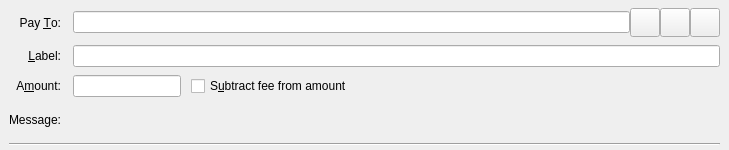
<?xml version="1.0" encoding="UTF-8"?>
<ui version="4.0">
 <class>SendCoinsEntry</class>
 <widget class="QStackedWidget" name="SendCoinsEntry">
  <property name="geometry">
   <rect>
    <x>0</x>
    <y>0</y>
    <width>729</width>
    <height>150</height>
   </rect>
  </property>
  <property name="focusPolicy">
   <enum>Qt::TabFocus</enum>
  </property>
  <property name="autoFillBackground">
   <bool>false</bool>
  </property>
  <widget class="QFrame" name="SendCoins">
   <property name="toolTip">
    <string>This is a normal payment.</string>
   </property>
   <property name="frameShape">
    <enum>QFrame::NoFrame</enum>
   </property>
   <layout class="QGridLayout" name="gridLayout">
    <property name="topMargin">
     <number>8</number>
    </property>
    <property name="bottomMargin">
     <number>4</number>
    </property>
    <property name="horizontalSpacing">
     <number>12</number>
    </property>
    <property name="verticalSpacing">
     <number>8</number>
    </property>
    <item row="0" column="0">
     <widget class="QLabel" name="payToLabel">
      <property name="text">
       <string>Pay &amp;To:</string>
      </property>
      <property name="alignment">
       <set>Qt::AlignRight|Qt::AlignTrailing|Qt::AlignVCenter</set>
      </property>
      <property name="buddy">
       <cstring>payTo</cstring>
      </property>
     </widget>
    </item>
    <item row="3" column="1">
     <widget class="QLabel" name="messageTextLabel">
      <property name="toolTip">
       <string>A message that was attached to the rocketcoin: URI which will be stored with the transaction for your reference. Note: This message will not be sent over the Rocketcoin network.</string>
      </property>
      <property name="textFormat">
       <enum>Qt::PlainText</enum>
      </property>
     </widget>
    </item>
    <item row="4" column="0" colspan="2">
     <widget class="Line" name="line">
      <property name="orientation">
       <enum>Qt::Horizontal</enum>
      </property>
     </widget>
    </item>
    <item row="3" column="0">
     <widget class="QLabel" name="messageLabel">
      <property name="text">
       <string>Message:</string>
      </property>
      <property name="alignment">
       <set>Qt::AlignRight|Qt::AlignTrailing|Qt::AlignVCenter</set>
      </property>
     </widget>
    </item>
    <item row="1" column="1">
     <widget class="QLineEdit" name="addAsLabel">
      <property name="toolTip">
       <string>Enter a label for this address to add it to the list of used addresses</string>
      </property>
     </widget>
    </item>
    <item row="2" column="1">
     <layout class="QHBoxLayout" name="horizontalLayoutAmount" stretch="0,0,1">
      <item>
       <widget class="BitcoinAmountField" name="payAmount"/>
      </item>
      <item>
       <spacer name="horizontalSpacer">
        <property name="orientation">
         <enum>Qt::Horizontal</enum>
        </property>
        <property name="sizeHint" stdset="0">
         <size>
          <width>10</width>
          <height>20</height>
         </size>
        </property>
       </spacer>
      </item>
      <item>
       <widget class="QCheckBox" name="checkboxSubtractFeeFromAmount">
        <property name="toolTip">
         <string>The fee will be deducted from the amount being sent. The recipient will receive less rocketcoins than you enter in the amount field. If multiple recipients are selected, the fee is split equally.</string>
        </property>
        <property name="text">
         <string>S&amp;ubtract fee from amount</string>
        </property>
       </widget>
      </item>
     </layout>
    </item>
    <item row="0" column="1">
     <layout class="QHBoxLayout" name="payToLayout">
      <property name="spacing">
       <number>0</number>
      </property>
      <item>
       <widget class="QValidatedLineEdit" name="payTo">
        <property name="toolTip">
         <string>The Rocketcoin address to send the payment to</string>
        </property>
       </widget>
      </item>
      <item>
       <widget class="QToolButton" name="addressBookButton">
        <property name="toolTip">
         <string>Choose previously used address</string>
        </property>
        <property name="text">
         <string/>
        </property>
        <property name="icon">
         <iconset resource="../bitcoin.qrc">
          <normaloff>:/icons/address-book</normaloff>:/icons/address-book</iconset>
        </property>
        <property name="iconSize">
         <size>
          <width>22</width>
          <height>22</height>
         </size>
        </property>
        <property name="shortcut">
         <string>Alt+A</string>
        </property>
       </widget>
      </item>
      <item>
       <widget class="QToolButton" name="pasteButton">
        <property name="toolTip">
         <string>Paste address from clipboard</string>
        </property>
        <property name="text">
         <string/>
        </property>
        <property name="icon">
         <iconset resource="../bitcoin.qrc">
          <normaloff>:/icons/editpaste</normaloff>:/icons/editpaste</iconset>
        </property>
        <property name="iconSize">
         <size>
          <width>22</width>
          <height>22</height>
         </size>
        </property>
        <property name="shortcut">
         <string>Alt+P</string>
        </property>
       </widget>
      </item>
      <item>
       <widget class="QToolButton" name="deleteButton">
        <property name="toolTip">
         <string>Remove this entry</string>
        </property>
        <property name="text">
         <string/>
        </property>
        <property name="icon">
         <iconset resource="../bitcoin.qrc">
          <normaloff>:/icons/remove</normaloff>:/icons/remove</iconset>
        </property>
        <property name="iconSize">
         <size>
          <width>22</width>
          <height>22</height>
         </size>
        </property>
       </widget>
      </item>
     </layout>
    </item>
    <item row="1" column="0">
     <widget class="QLabel" name="labellLabel">
      <property name="text">
       <string>&amp;Label:</string>
      </property>
      <property name="alignment">
       <set>Qt::AlignRight|Qt::AlignTrailing|Qt::AlignVCenter</set>
      </property>
      <property name="buddy">
       <cstring>addAsLabel</cstring>
      </property>
     </widget>
    </item>
    <item row="2" column="0">
     <widget class="QLabel" name="amountLabel">
      <property name="text">
       <string>A&amp;mount:</string>
      </property>
      <property name="alignment">
       <set>Qt::AlignRight|Qt::AlignTrailing|Qt::AlignVCenter</set>
      </property>
      <property name="buddy">
       <cstring>payAmount</cstring>
      </property>
     </widget>
    </item>
   </layout>
  </widget>
  <widget class="QFrame" name="SendCoins_UnauthenticatedPaymentRequest">
   <property name="palette">
    <palette>
     <active>
      <colorrole role="WindowText">
       <brush brushstyle="SolidPattern">
        <color alpha="255">
         <red>0</red>
         <green>0</green>
         <blue>0</blue>
        </color>
       </brush>
      </colorrole>
      <colorrole role="Button">
       <brush brushstyle="SolidPattern">
        <color alpha="255">
         <red>255</red>
         <green>255</green>
         <blue>127</blue>
        </color>
       </brush>
      </colorrole>
      <colorrole role="Light">
       <brush brushstyle="SolidPattern">
        <color alpha="255">
         <red>255</red>
         <green>255</green>
         <blue>255</blue>
        </color>
       </brush>
      </colorrole>
      <colorrole role="Midlight">
       <brush brushstyle="SolidPattern">
        <color alpha="255">
         <red>255</red>
         <green>255</green>
         <blue>191</blue>
        </color>
       </brush>
      </colorrole>
      <colorrole role="Dark">
       <brush brushstyle="SolidPattern">
        <color alpha="255">
         <red>127</red>
         <green>127</green>
         <blue>63</blue>
        </color>
       </brush>
      </colorrole>
      <colorrole role="Mid">
       <brush brushstyle="SolidPattern">
        <color alpha="255">
         <red>170</red>
         <green>170</green>
         <blue>84</blue>
        </color>
       </brush>
      </colorrole>
      <colorrole role="Text">
       <brush brushstyle="SolidPattern">
        <color alpha="255">
         <red>0</red>
         <green>0</green>
         <blue>0</blue>
        </color>
       </brush>
      </colorrole>
      <colorrole role="BrightText">
       <brush brushstyle="SolidPattern">
        <color alpha="255">
         <red>255</red>
         <green>255</green>
         <blue>255</blue>
        </color>
       </brush>
      </colorrole>
      <colorrole role="ButtonText">
       <brush brushstyle="SolidPattern">
        <color alpha="255">
         <red>0</red>
         <green>0</green>
         <blue>0</blue>
        </color>
       </brush>
      </colorrole>
      <colorrole role="Base">
       <brush brushstyle="SolidPattern">
        <color alpha="255">
         <red>255</red>
         <green>255</green>
         <blue>255</blue>
        </color>
       </brush>
      </colorrole>
      <colorrole role="Window">
       <brush brushstyle="SolidPattern">
        <color alpha="255">
         <red>255</red>
         <green>255</green>
         <blue>127</blue>
        </color>
       </brush>
      </colorrole>
      <colorrole role="Shadow">
       <brush brushstyle="SolidPattern">
        <color alpha="255">
         <red>0</red>
         <green>0</green>
         <blue>0</blue>
        </color>
       </brush>
      </colorrole>
      <colorrole role="AlternateBase">
       <brush brushstyle="SolidPattern">
        <color alpha="255">
         <red>255</red>
         <green>255</green>
         <blue>191</blue>
        </color>
       </brush>
      </colorrole>
      <colorrole role="ToolTipBase">
       <brush brushstyle="SolidPattern">
        <color alpha="255">
         <red>255</red>
         <green>255</green>
         <blue>220</blue>
        </color>
       </brush>
      </colorrole>
      <colorrole role="ToolTipText">
       <brush brushstyle="SolidPattern">
        <color alpha="255">
         <red>0</red>
         <green>0</green>
         <blue>0</blue>
        </color>
       </brush>
      </colorrole>
     </active>
     <inactive>
      <colorrole role="WindowText">
       <brush brushstyle="SolidPattern">
        <color alpha="255">
         <red>0</red>
         <green>0</green>
         <blue>0</blue>
        </color>
       </brush>
      </colorrole>
      <colorrole role="Button">
       <brush brushstyle="SolidPattern">
        <color alpha="255">
         <red>255</red>
         <green>255</green>
         <blue>127</blue>
        </color>
       </brush>
      </colorrole>
      <colorrole role="Light">
       <brush brushstyle="SolidPattern">
        <color alpha="255">
         <red>255</red>
         <green>255</green>
         <blue>255</blue>
        </color>
       </brush>
      </colorrole>
      <colorrole role="Midlight">
       <brush brushstyle="SolidPattern">
        <color alpha="255">
         <red>255</red>
         <green>255</green>
         <blue>191</blue>
        </color>
       </brush>
      </colorrole>
      <colorrole role="Dark">
       <brush brushstyle="SolidPattern">
        <color alpha="255">
         <red>127</red>
         <green>127</green>
         <blue>63</blue>
        </color>
       </brush>
      </colorrole>
      <colorrole role="Mid">
       <brush brushstyle="SolidPattern">
        <color alpha="255">
         <red>170</red>
         <green>170</green>
         <blue>84</blue>
        </color>
       </brush>
      </colorrole>
      <colorrole role="Text">
       <brush brushstyle="SolidPattern">
        <color alpha="255">
         <red>0</red>
         <green>0</green>
         <blue>0</blue>
        </color>
       </brush>
      </colorrole>
      <colorrole role="BrightText">
       <brush brushstyle="SolidPattern">
        <color alpha="255">
         <red>255</red>
         <green>255</green>
         <blue>255</blue>
        </color>
       </brush>
      </colorrole>
      <colorrole role="ButtonText">
       <brush brushstyle="SolidPattern">
        <color alpha="255">
         <red>0</red>
         <green>0</green>
         <blue>0</blue>
        </color>
       </brush>
      </colorrole>
      <colorrole role="Base">
       <brush brushstyle="SolidPattern">
        <color alpha="255">
         <red>255</red>
         <green>255</green>
         <blue>255</blue>
        </color>
       </brush>
      </colorrole>
      <colorrole role="Window">
       <brush brushstyle="SolidPattern">
        <color alpha="255">
         <red>255</red>
         <green>255</green>
         <blue>127</blue>
        </color>
       </brush>
      </colorrole>
      <colorrole role="Shadow">
       <brush brushstyle="SolidPattern">
        <color alpha="255">
         <red>0</red>
         <green>0</green>
         <blue>0</blue>
        </color>
       </brush>
      </colorrole>
      <colorrole role="AlternateBase">
       <brush brushstyle="SolidPattern">
        <color alpha="255">
         <red>255</red>
         <green>255</green>
         <blue>191</blue>
        </color>
       </brush>
      </colorrole>
      <colorrole role="ToolTipBase">
       <brush brushstyle="SolidPattern">
        <color alpha="255">
         <red>255</red>
         <green>255</green>
         <blue>220</blue>
        </color>
       </brush>
      </colorrole>
      <colorrole role="ToolTipText">
       <brush brushstyle="SolidPattern">
        <color alpha="255">
         <red>0</red>
         <green>0</green>
         <blue>0</blue>
        </color>
       </brush>
      </colorrole>
     </inactive>
     <disabled>
      <colorrole role="WindowText">
       <brush brushstyle="SolidPattern">
        <color alpha="255">
         <red>127</red>
         <green>127</green>
         <blue>63</blue>
        </color>
       </brush>
      </colorrole>
      <colorrole role="Button">
       <brush brushstyle="SolidPattern">
        <color alpha="255">
         <red>255</red>
         <green>255</green>
         <blue>127</blue>
        </color>
       </brush>
      </colorrole>
      <colorrole role="Light">
       <brush brushstyle="SolidPattern">
        <color alpha="255">
         <red>255</red>
         <green>255</green>
         <blue>255</blue>
        </color>
       </brush>
      </colorrole>
      <colorrole role="Midlight">
       <brush brushstyle="SolidPattern">
        <color alpha="255">
         <red>255</red>
         <green>255</green>
         <blue>191</blue>
        </color>
       </brush>
      </colorrole>
      <colorrole role="Dark">
       <brush brushstyle="SolidPattern">
        <color alpha="255">
         <red>127</red>
         <green>127</green>
         <blue>63</blue>
        </color>
       </brush>
      </colorrole>
      <colorrole role="Mid">
       <brush brushstyle="SolidPattern">
        <color alpha="255">
         <red>170</red>
         <green>170</green>
         <blue>84</blue>
        </color>
       </brush>
      </colorrole>
      <colorrole role="Text">
       <brush brushstyle="SolidPattern">
        <color alpha="255">
         <red>127</red>
         <green>127</green>
         <blue>63</blue>
        </color>
       </brush>
      </colorrole>
      <colorrole role="BrightText">
       <brush brushstyle="SolidPattern">
        <color alpha="255">
         <red>255</red>
         <green>255</green>
         <blue>255</blue>
        </color>
       </brush>
      </colorrole>
      <colorrole role="ButtonText">
       <brush brushstyle="SolidPattern">
        <color alpha="255">
         <red>127</red>
         <green>127</green>
         <blue>63</blue>
        </color>
       </brush>
      </colorrole>
      <colorrole role="Base">
       <brush brushstyle="SolidPattern">
        <color alpha="255">
         <red>255</red>
         <green>255</green>
         <blue>127</blue>
        </color>
       </brush>
      </colorrole>
      <colorrole role="Window">
       <brush brushstyle="SolidPattern">
        <color alpha="255">
         <red>255</red>
         <green>255</green>
         <blue>127</blue>
        </color>
       </brush>
      </colorrole>
      <colorrole role="Shadow">
       <brush brushstyle="SolidPattern">
        <color alpha="255">
         <red>0</red>
         <green>0</green>
         <blue>0</blue>
        </color>
       </brush>
      </colorrole>
      <colorrole role="AlternateBase">
       <brush brushstyle="SolidPattern">
        <color alpha="255">
         <red>255</red>
         <green>255</green>
         <blue>127</blue>
        </color>
       </brush>
      </colorrole>
      <colorrole role="ToolTipBase">
       <brush brushstyle="SolidPattern">
        <color alpha="255">
         <red>255</red>
         <green>255</green>
         <blue>220</blue>
        </color>
       </brush>
      </colorrole>
      <colorrole role="ToolTipText">
       <brush brushstyle="SolidPattern">
        <color alpha="255">
         <red>0</red>
         <green>0</green>
         <blue>0</blue>
        </color>
       </brush>
      </colorrole>
     </disabled>
    </palette>
   </property>
   <property name="toolTip">
    <string>This is an unauthenticated payment request.</string>
   </property>
   <property name="autoFillBackground">
    <bool>true</bool>
   </property>
   <property name="frameShape">
    <enum>QFrame::NoFrame</enum>
   </property>
   <layout class="QGridLayout" name="gridLayout_is">
    <property name="spacing">
     <number>12</number>
    </property>
    <item row="0" column="0">
     <widget class="QLabel" name="payToLabel_is">
      <property name="text">
       <string>Pay To:</string>
      </property>
      <property name="alignment">
       <set>Qt::AlignRight|Qt::AlignTrailing|Qt::AlignVCenter</set>
      </property>
     </widget>
    </item>
    <item row="0" column="1">
     <layout class="QHBoxLayout" name="payToLayout_is">
      <property name="spacing">
       <number>0</number>
      </property>
      <item>
       <widget class="QLabel" name="payTo_is"/>
      </item>
      <item>
       <widget class="QToolButton" name="deleteButton_is">
        <property name="toolTip">
         <string>Remove this entry</string>
        </property>
        <property name="text">
         <string/>
        </property>
        <property name="icon">
         <iconset resource="../bitcoin.qrc">
          <normaloff>:/icons/remove</normaloff>:/icons/remove</iconset>
        </property>
       </widget>
      </item>
     </layout>
    </item>
    <item row="1" column="0">
     <widget class="QLabel" name="memoLabel_is">
      <property name="text">
       <string>Memo:</string>
      </property>
      <property name="alignment">
       <set>Qt::AlignRight|Qt::AlignTrailing|Qt::AlignVCenter</set>
      </property>
     </widget>
    </item>
    <item row="1" column="1">
     <widget class="QLabel" name="memoTextLabel_is">
      <property name="textFormat">
       <enum>Qt::PlainText</enum>
      </property>
     </widget>
    </item>
    <item row="2" column="0">
     <widget class="QLabel" name="amountLabel_is">
      <property name="text">
       <string>A&amp;mount:</string>
      </property>
      <property name="alignment">
       <set>Qt::AlignRight|Qt::AlignTrailing|Qt::AlignVCenter</set>
      </property>
      <property name="buddy">
       <cstring>payAmount_is</cstring>
      </property>
     </widget>
    </item>
    <item row="2" column="1">
     <widget class="BitcoinAmountField" name="payAmount_is">
      <property name="acceptDrops">
       <bool>false</bool>
      </property>
     </widget>
    </item>
   </layout>
  </widget>
  <widget class="QFrame" name="SendCoins_AuthenticatedPaymentRequest">
   <property name="palette">
    <palette>
     <active>
      <colorrole role="WindowText">
       <brush brushstyle="SolidPattern">
        <color alpha="255">
         <red>0</red>
         <green>0</green>
         <blue>0</blue>
        </color>
       </brush>
      </colorrole>
      <colorrole role="Button">
       <brush brushstyle="SolidPattern">
        <color alpha="255">
         <red>140</red>
         <green>232</green>
         <blue>119</blue>
        </color>
       </brush>
      </colorrole>
      <colorrole role="Light">
       <brush brushstyle="SolidPattern">
        <color alpha="255">
         <red>230</red>
         <green>255</green>
         <blue>224</blue>
        </color>
       </brush>
      </colorrole>
      <colorrole role="Midlight">
       <brush brushstyle="SolidPattern">
        <color alpha="255">
         <red>185</red>
         <green>243</green>
         <blue>171</blue>
        </color>
       </brush>
      </colorrole>
      <colorrole role="Dark">
       <brush brushstyle="SolidPattern">
        <color alpha="255">
         <red>70</red>
         <green>116</green>
         <blue>59</blue>
        </color>
       </brush>
      </colorrole>
      <colorrole role="Mid">
       <brush brushstyle="SolidPattern">
        <color alpha="255">
         <red>93</red>
         <green>155</green>
         <blue>79</blue>
        </color>
       </brush>
      </colorrole>
      <colorrole role="Text">
       <brush brushstyle="SolidPattern">
        <color alpha="255">
         <red>0</red>
         <green>0</green>
         <blue>0</blue>
        </color>
       </brush>
      </colorrole>
      <colorrole role="BrightText">
       <brush brushstyle="SolidPattern">
        <color alpha="255">
         <red>155</red>
         <green>255</green>
         <blue>147</blue>
        </color>
       </brush>
      </colorrole>
      <colorrole role="ButtonText">
       <brush brushstyle="SolidPattern">
        <color alpha="255">
         <red>0</red>
         <green>0</green>
         <blue>0</blue>
        </color>
       </brush>
      </colorrole>
      <colorrole role="Base">
       <brush brushstyle="SolidPattern">
        <color alpha="255">
         <red>119</red>
         <green>255</green>
         <blue>233</blue>
        </color>
       </brush>
      </colorrole>
      <colorrole role="Window">
       <brush brushstyle="SolidPattern">
        <color alpha="255">
         <red>140</red>
         <green>232</green>
         <blue>119</blue>
        </color>
       </brush>
      </colorrole>
      <colorrole role="Shadow">
       <brush brushstyle="SolidPattern">
        <color alpha="255">
         <red>0</red>
         <green>0</green>
         <blue>0</blue>
        </color>
       </brush>
      </colorrole>
      <colorrole role="AlternateBase">
       <brush brushstyle="SolidPattern">
        <color alpha="255">
         <red>197</red>
         <green>243</green>
         <blue>187</blue>
        </color>
       </brush>
      </colorrole>
      <colorrole role="NoRole">
       <brush brushstyle="SolidPattern">
        <color alpha="255">
         <red>125</red>
         <green>194</green>
         <blue>122</blue>
        </color>
       </brush>
      </colorrole>
      <colorrole role="ToolTipBase">
       <brush brushstyle="SolidPattern">
        <color alpha="255">
         <red>255</red>
         <green>255</green>
         <blue>220</blue>
        </color>
       </brush>
      </colorrole>
      <colorrole role="ToolTipText">
       <brush brushstyle="SolidPattern">
        <color alpha="255">
         <red>0</red>
         <green>0</green>
         <blue>0</blue>
        </color>
       </brush>
      </colorrole>
     </active>
     <inactive>
      <colorrole role="WindowText">
       <brush brushstyle="SolidPattern">
        <color alpha="255">
         <red>0</red>
         <green>0</green>
         <blue>0</blue>
        </color>
       </brush>
      </colorrole>
      <colorrole role="Button">
       <brush brushstyle="SolidPattern">
        <color alpha="255">
         <red>140</red>
         <green>232</green>
         <blue>119</blue>
        </color>
       </brush>
      </colorrole>
      <colorrole role="Light">
       <brush brushstyle="SolidPattern">
        <color alpha="255">
         <red>230</red>
         <green>255</green>
         <blue>224</blue>
        </color>
       </brush>
      </colorrole>
      <colorrole role="Midlight">
       <brush brushstyle="SolidPattern">
        <color alpha="255">
         <red>185</red>
         <green>243</green>
         <blue>171</blue>
        </color>
       </brush>
      </colorrole>
      <colorrole role="Dark">
       <brush brushstyle="SolidPattern">
        <color alpha="255">
         <red>70</red>
         <green>116</green>
         <blue>59</blue>
        </color>
       </brush>
      </colorrole>
      <colorrole role="Mid">
       <brush brushstyle="SolidPattern">
        <color alpha="255">
         <red>93</red>
         <green>155</green>
         <blue>79</blue>
        </color>
       </brush>
      </colorrole>
      <colorrole role="Text">
       <brush brushstyle="SolidPattern">
        <color alpha="255">
         <red>0</red>
         <green>0</green>
         <blue>0</blue>
        </color>
       </brush>
      </colorrole>
      <colorrole role="BrightText">
       <brush brushstyle="SolidPattern">
        <color alpha="255">
         <red>155</red>
         <green>255</green>
         <blue>147</blue>
        </color>
       </brush>
      </colorrole>
      <colorrole role="ButtonText">
       <brush brushstyle="SolidPattern">
        <color alpha="255">
         <red>0</red>
         <green>0</green>
         <blue>0</blue>
        </color>
       </brush>
      </colorrole>
      <colorrole role="Base">
       <brush brushstyle="SolidPattern">
        <color alpha="255">
         <red>119</red>
         <green>255</green>
         <blue>233</blue>
        </color>
       </brush>
      </colorrole>
      <colorrole role="Window">
       <brush brushstyle="SolidPattern">
        <color alpha="255">
         <red>140</red>
         <green>232</green>
         <blue>119</blue>
        </color>
       </brush>
      </colorrole>
      <colorrole role="Shadow">
       <brush brushstyle="SolidPattern">
        <color alpha="255">
         <red>0</red>
         <green>0</green>
         <blue>0</blue>
        </color>
       </brush>
      </colorrole>
      <colorrole role="AlternateBase">
       <brush brushstyle="SolidPattern">
        <color alpha="255">
         <red>197</red>
         <green>243</green>
         <blue>187</blue>
        </color>
       </brush>
      </colorrole>
      <colorrole role="NoRole">
       <brush brushstyle="SolidPattern">
        <color alpha="255">
         <red>125</red>
         <green>194</green>
         <blue>122</blue>
        </color>
       </brush>
      </colorrole>
      <colorrole role="ToolTipBase">
       <brush brushstyle="SolidPattern">
        <color alpha="255">
         <red>255</red>
         <green>255</green>
         <blue>220</blue>
        </color>
       </brush>
      </colorrole>
      <colorrole role="ToolTipText">
       <brush brushstyle="SolidPattern">
        <color alpha="255">
         <red>0</red>
         <green>0</green>
         <blue>0</blue>
        </color>
       </brush>
      </colorrole>
     </inactive>
     <disabled>
      <colorrole role="WindowText">
       <brush brushstyle="SolidPattern">
        <color alpha="255">
         <red>70</red>
         <green>116</green>
         <blue>59</blue>
        </color>
       </brush>
      </colorrole>
      <colorrole role="Button">
       <brush brushstyle="SolidPattern">
        <color alpha="255">
         <red>140</red>
         <green>232</green>
         <blue>119</blue>
        </color>
       </brush>
      </colorrole>
      <colorrole role="Light">
       <brush brushstyle="SolidPattern">
        <color alpha="255">
         <red>230</red>
         <green>255</green>
         <blue>224</blue>
        </color>
       </brush>
      </colorrole>
      <colorrole role="Midlight">
       <brush brushstyle="SolidPattern">
        <color alpha="255">
         <red>185</red>
         <green>243</green>
         <blue>171</blue>
        </color>
       </brush>
      </colorrole>
      <colorrole role="Dark">
       <brush brushstyle="SolidPattern">
        <color alpha="255">
         <red>70</red>
         <green>116</green>
         <blue>59</blue>
        </color>
       </brush>
      </colorrole>
      <colorrole role="Mid">
       <brush brushstyle="SolidPattern">
        <color alpha="255">
         <red>93</red>
         <green>155</green>
         <blue>79</blue>
        </color>
       </brush>
      </colorrole>
      <colorrole role="Text">
       <brush brushstyle="SolidPattern">
        <color alpha="255">
         <red>70</red>
         <green>116</green>
         <blue>59</blue>
        </color>
       </brush>
      </colorrole>
      <colorrole role="BrightText">
       <brush brushstyle="SolidPattern">
        <color alpha="255">
         <red>155</red>
         <green>255</green>
         <blue>147</blue>
        </color>
       </brush>
      </colorrole>
      <colorrole role="ButtonText">
       <brush brushstyle="SolidPattern">
        <color alpha="255">
         <red>70</red>
         <green>116</green>
         <blue>59</blue>
        </color>
       </brush>
      </colorrole>
      <colorrole role="Base">
       <brush brushstyle="SolidPattern">
        <color alpha="255">
         <red>140</red>
         <green>232</green>
         <blue>119</blue>
        </color>
       </brush>
      </colorrole>
      <colorrole role="Window">
       <brush brushstyle="SolidPattern">
        <color alpha="255">
         <red>140</red>
         <green>232</green>
         <blue>119</blue>
        </color>
       </brush>
      </colorrole>
      <colorrole role="Shadow">
       <brush brushstyle="SolidPattern">
        <color alpha="255">
         <red>0</red>
         <green>0</green>
         <blue>0</blue>
        </color>
       </brush>
      </colorrole>
      <colorrole role="AlternateBase">
       <brush brushstyle="SolidPattern">
        <color alpha="255">
         <red>140</red>
         <green>232</green>
         <blue>119</blue>
        </color>
       </brush>
      </colorrole>
      <colorrole role="NoRole">
       <brush brushstyle="SolidPattern">
        <color alpha="255">
         <red>125</red>
         <green>194</green>
         <blue>122</blue>
        </color>
       </brush>
      </colorrole>
      <colorrole role="ToolTipBase">
       <brush brushstyle="SolidPattern">
        <color alpha="255">
         <red>255</red>
         <green>255</green>
         <blue>220</blue>
        </color>
       </brush>
      </colorrole>
      <colorrole role="ToolTipText">
       <brush brushstyle="SolidPattern">
        <color alpha="255">
         <red>0</red>
         <green>0</green>
         <blue>0</blue>
        </color>
       </brush>
      </colorrole>
     </disabled>
    </palette>
   </property>
   <property name="toolTip">
    <string>This is an authenticated payment request.</string>
   </property>
   <property name="autoFillBackground">
    <bool>true</bool>
   </property>
   <property name="frameShape">
    <enum>QFrame::NoFrame</enum>
   </property>
   <layout class="QGridLayout" name="gridLayout_s">
    <property name="spacing">
     <number>12</number>
    </property>
    <item row="0" column="0">
     <widget class="QLabel" name="payToLabel_s">
      <property name="text">
       <string>Pay To:</string>
      </property>
      <property name="alignment">
       <set>Qt::AlignRight|Qt::AlignTrailing|Qt::AlignVCenter</set>
      </property>
     </widget>
    </item>
    <item row="0" column="1">
     <layout class="QHBoxLayout" name="payToLayout_s">
      <property name="spacing">
       <number>0</number>
      </property>
      <item>
       <widget class="QLabel" name="payTo_s">
        <property name="textFormat">
         <enum>Qt::PlainText</enum>
        </property>
       </widget>
      </item>
      <item>
       <widget class="QToolButton" name="deleteButton_s">
        <property name="toolTip">
         <string>Remove this entry</string>
        </property>
        <property name="text">
         <string/>
        </property>
        <property name="icon">
         <iconset resource="../bitcoin.qrc">
          <normaloff>:/icons/remove</normaloff>:/icons/remove</iconset>
        </property>
       </widget>
      </item>
     </layout>
    </item>
    <item row="1" column="0">
     <widget class="QLabel" name="memoLabel_s">
      <property name="text">
       <string>Memo:</string>
      </property>
      <property name="alignment">
       <set>Qt::AlignRight|Qt::AlignTrailing|Qt::AlignVCenter</set>
      </property>
     </widget>
    </item>
    <item row="1" column="1">
     <widget class="QLabel" name="memoTextLabel_s">
      <property name="textFormat">
       <enum>Qt::PlainText</enum>
      </property>
     </widget>
    </item>
    <item row="2" column="0">
     <widget class="QLabel" name="amountLabel_s">
      <property name="text">
       <string>A&amp;mount:</string>
      </property>
      <property name="alignment">
       <set>Qt::AlignRight|Qt::AlignTrailing|Qt::AlignVCenter</set>
      </property>
      <property name="buddy">
       <cstring>payAmount_s</cstring>
      </property>
     </widget>
    </item>
    <item row="2" column="1">
     <widget class="BitcoinAmountField" name="payAmount_s">
      <property name="acceptDrops">
       <bool>false</bool>
      </property>
     </widget>
    </item>
   </layout>
  </widget>
 </widget>
 <customwidgets>
  <customwidget>
   <class>QValidatedLineEdit</class>
   <extends>QLineEdit</extends>
   <header>qvalidatedlineedit.h</header>
  </customwidget>
  <customwidget>
   <class>BitcoinAmountField</class>
   <extends>QLineEdit</extends>
   <header>bitcoinamountfield.h</header>
   <container>1</container>
  </customwidget>
 </customwidgets>
 <tabstops>
  <tabstop>payTo</tabstop>
  <tabstop>addressBookButton</tabstop>
  <tabstop>pasteButton</tabstop>
  <tabstop>deleteButton</tabstop>
  <tabstop>addAsLabel</tabstop>
  <tabstop>payAmount</tabstop>
  <tabstop>payAmount_is</tabstop>
  <tabstop>deleteButton_is</tabstop>
  <tabstop>payAmount_s</tabstop>
  <tabstop>deleteButton_s</tabstop>
 </tabstops>
 <resources>
  <include location="../bitcoin.qrc"/>
 </resources>
 <connections/>
</ui>
